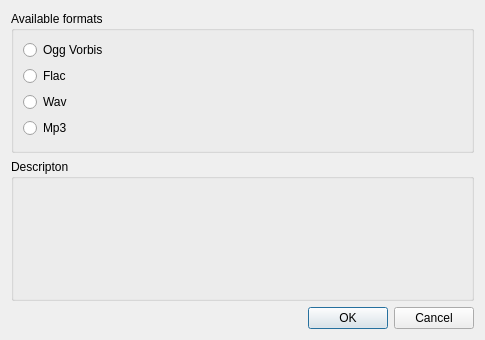
<?xml version="1.0" encoding="UTF-8"?>
<ui version="4.0">
 <class>FormatSelectionDialog</class>
 <widget class="QDialog" name="FormatSelectionDialog">
  <property name="geometry">
   <rect>
    <x>0</x>
    <y>0</y>
    <width>485</width>
    <height>340</height>
   </rect>
  </property>
  <property name="windowTitle">
   <string>Amarok</string>
  </property>
  <property name="accessibleName">
   <string/>
  </property>
  <layout class="QVBoxLayout" name="verticalLayout">
   <item>
    <widget class="QGroupBox" name="groupBox">
     <property name="title">
      <string>Available formats</string>
     </property>
     <layout class="QGridLayout" name="gridLayout">
      <item row="0" column="0">
       <widget class="QRadioButton" name="oggButton">
        <property name="text">
         <string>Ogg Vorbis</string>
        </property>
       </widget>
      </item>
      <item row="1" column="0">
       <widget class="QRadioButton" name="flacButton">
        <property name="text">
         <string>Flac</string>
        </property>
       </widget>
      </item>
      <item row="2" column="0">
       <widget class="QRadioButton" name="wavButton">
        <property name="text">
         <string>Wav</string>
        </property>
       </widget>
      </item>
      <item row="3" column="0">
       <widget class="QRadioButton" name="mp3Button">
        <property name="text">
         <string>Mp3</string>
        </property>
       </widget>
      </item>
     </layout>
    </widget>
   </item>
   <item>
    <widget class="QGroupBox" name="groupBox_2">
     <property name="title">
      <string>Descripton</string>
     </property>
     <layout class="QGridLayout" name="gridLayout_2">
      <item row="0" column="0">
       <widget class="QLabel" name="descriptionLabel">
        <property name="text">
         <string/>
        </property>
        <property name="wordWrap">
         <bool>true</bool>
        </property>
       </widget>
      </item>
     </layout>
    </widget>
   </item>
   <item>
    <widget class="QDialogButtonBox" name="buttonBox">
     <property name="orientation">
      <enum>Qt::Horizontal</enum>
     </property>
     <property name="standardButtons">
      <set>QDialogButtonBox::Cancel|QDialogButtonBox::Ok</set>
     </property>
    </widget>
   </item>
  </layout>
 </widget>
 <resources/>
 <connections>
  <connection>
   <sender>buttonBox</sender>
   <signal>accepted()</signal>
   <receiver>FormatSelectionDialog</receiver>
   <slot>accept()</slot>
   <hints>
    <hint type="sourcelabel">
     <x>222</x>
     <y>275</y>
    </hint>
    <hint type="destinationlabel">
     <x>157</x>
     <y>274</y>
    </hint>
   </hints>
  </connection>
  <connection>
   <sender>buttonBox</sender>
   <signal>rejected()</signal>
   <receiver>FormatSelectionDialog</receiver>
   <slot>reject()</slot>
   <hints>
    <hint type="sourcelabel">
     <x>290</x>
     <y>281</y>
    </hint>
    <hint type="destinationlabel">
     <x>286</x>
     <y>274</y>
    </hint>
   </hints>
  </connection>
 </connections>
</ui>
